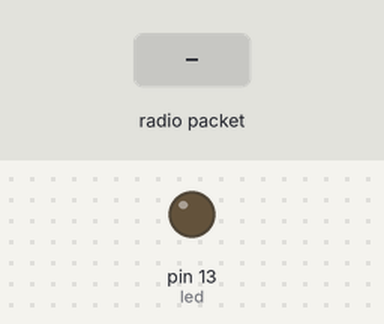
A sketch run on a simulated Arduino Uno, built with avr-gcc and run on an emulated ATmega328P. On the bench: output pins drawn as LEDs (lit = HIGH). The test bench sets the inputs (shaded band). No radio packets arrive unless stated; what the sketch prints to the serial monitor is not drawn.

Above: at 1.2 s.
1.3 s: radio packet "1" arrives
Timing chart, 0 to 4.3 s (numbered marks = the images above; inputs shaded):
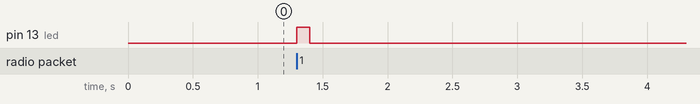

Measured:
- after the input at 1.3 s, pin 13 (led): LOW → HIGH at once, → LOW 0.10 s later

The sketch:

reciever.ino
```cpp
#include <VirtualWire.h> // use Virtual library for decode signal from Rx module


int humidity=0;
int temp=0;
int heat_index=0;
char MsgReceived[21];
int led = 13; //pin for LED

void setup()
{
 Serial.begin(9600);
  while (!Serial) ;
  pinMode(led, OUTPUT);

  // VirtualWire
  // Bits per sec
  vw_setup(2000);
  // set pin for connect receiver module
  vw_set_rx_pin(12);
  // Start the receiver PLL running
  vw_rx_start();


} // END void setup

void loop()
{
  uint8_t buf[VW_MAX_MESSAGE_LEN];
  uint8_t buflen = VW_MAX_MESSAGE_LEN;

  //Taking the data from the control base
  if (vw_get_message(buf, &buflen))
  {
    digitalWrite(led, HIGH);
    delay(100);
    int i;
    String deneme="";
    int a;
    // Message with a good checksum received, dump it.
    for (i = 0; i < buflen; i++)
    {
      // Fill Msg Char array with corresponding
      // chars from buffer.
      MsgReceived[i] = char(buf[i]);
      deneme=deneme+MsgReceived[i];

      //Serial.print(MsgReceived[i]);
    }

    //sscanf(MsgReceived, "%d",&humidity); // Converts a string to an array
    digitalWrite(led, LOW);
    a=deneme.toInt();
if (deneme.charAt(0)=='1')
{
  Serial.println(deneme.charAt(0));
}

    Serial.println(a+1);
    memset( MsgReceived, 0, sizeof(MsgReceived));// This line is for reset the StringReceived
  }
}
```
